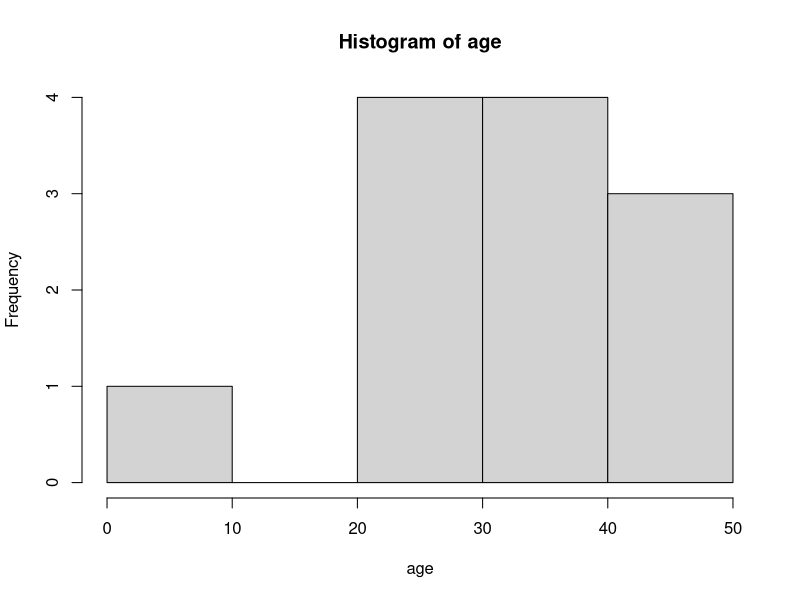
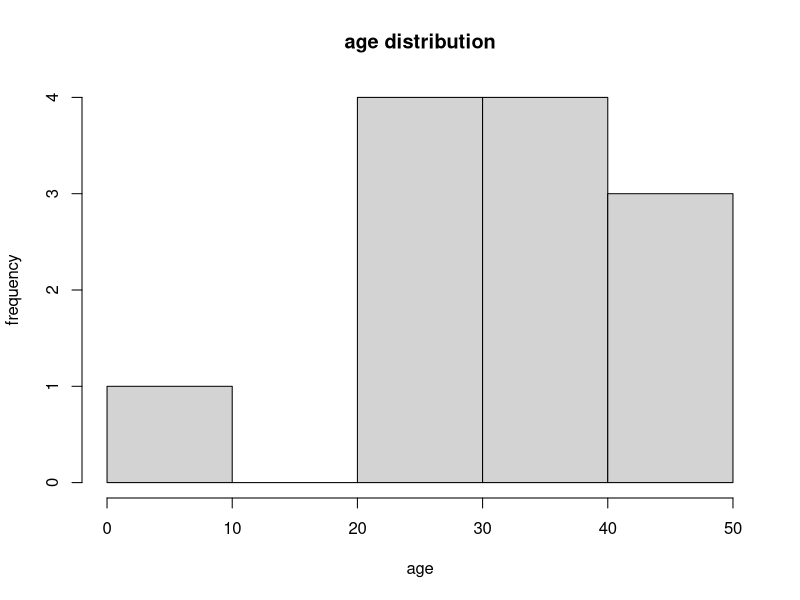
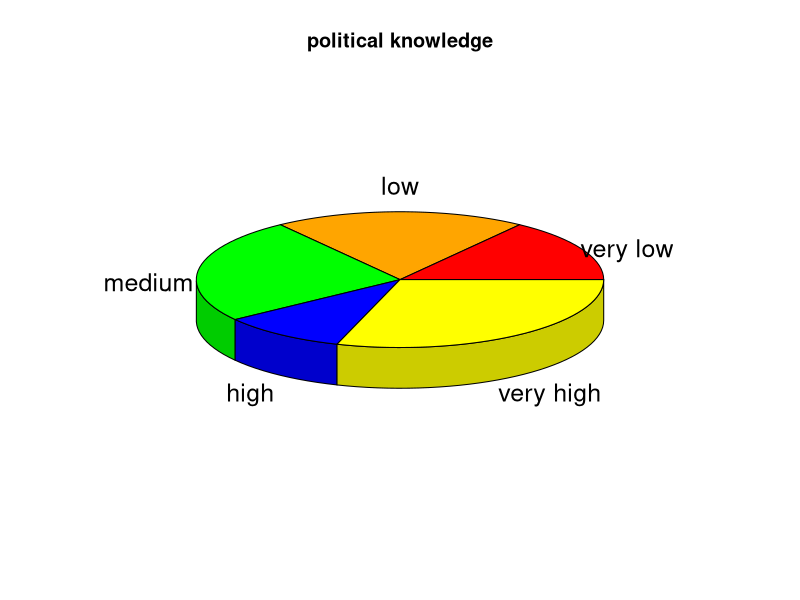

The R source for these figures, in order:
age<-c(5,45,23,30,33,32,34,35,42,41,28,29)
hist(age)
hist(age,main="age distribution",xlab="age",ylab="frequency",breaks=5)

library(plotrix)
knowledge<-c(15,20,25,10,30)
labels<-c("very low","low","medium","high","very high")
colors<-c("red","orange","green","blue","yellow")

pie3D(knowledge,labels=labels,col=colors,main="political knowledge")